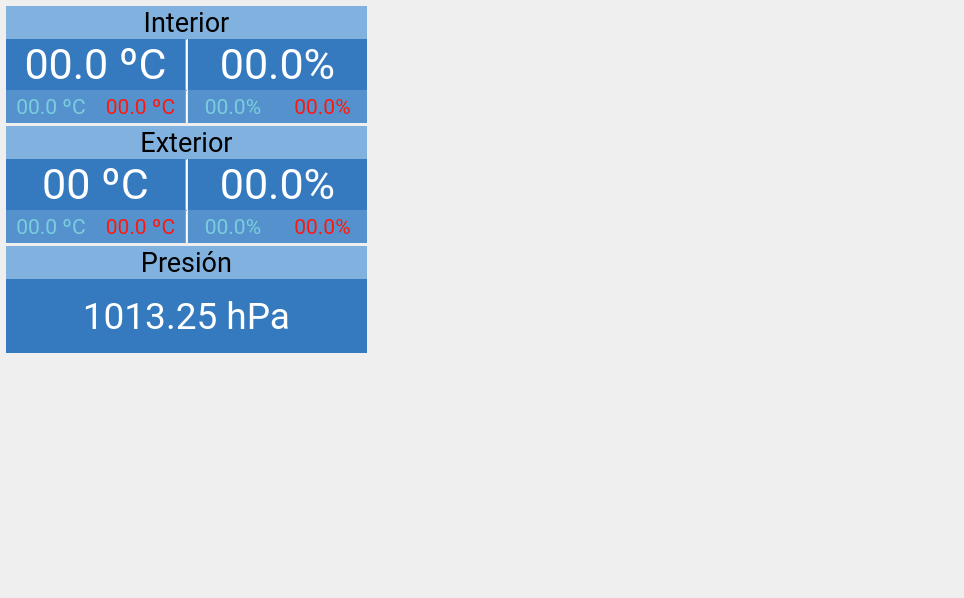
    <widget class="QWidget" name="tab_measurements">
     <attribute name="icon">
      <iconset resource="interface.qrc">
       <normaloff>:/tabs/images/termometro-v.png</normaloff>:/tabs/images/termometro-v.png</iconset>
     </attribute>
     <attribute name="title">
      <string>Medición</string>
     </attribute>
     <widget class="QWidget" name="summary" native="true">
      <property name="geometry">
       <rect>
        <x>5</x>
        <y>5</y>
        <width>363</width>
        <height>348</height>
       </rect>
      </property>
      <property name="styleSheet">
       <string notr="true"/>
      </property>
      <widget class="QWidget" name="verticalLayoutWidget_2">
       <property name="geometry">
        <rect>
         <x>1</x>
         <y>1</y>
         <width>361</width>
         <height>347</height>
        </rect>
       </property>
       <layout class="QVBoxLayout" name="vl_summary">
        <property name="spacing">
         <number>3</number>
        </property>
        <item>
         <layout class="QVBoxLayout" name="vl_interior">
          <property name="spacing">
           <number>0</number>
          </property>
          <item>
           <widget class="QLabel" name="interior_label">
            <property name="sizePolicy">
             <sizepolicy hsizetype="Preferred" vsizetype="Preferred">
              <horstretch>0</horstretch>
              <verstretch>0</verstretch>
             </sizepolicy>
            </property>
            <property name="maximumSize">
             <size>
              <width>16777215</width>
              <height>16777215</height>
             </size>
            </property>
            <property name="font">
             <font>
              <family>Roboto</family>
              <pointsize>20</pointsize>
             </font>
            </property>
            <property name="styleSheet">
             <string notr="true">background-color: rgb(129, 177, 223); color: rgb(0, 0, 0)</string>
            </property>
            <property name="text">
             <string>Interior</string>
            </property>
            <property name="alignment">
             <set>Qt::AlignCenter</set>
            </property>
           </widget>
          </item>
          <item>
           <layout class="QHBoxLayout" name="hl_interior_current">
            <property name="spacing">
             <number>0</number>
            </property>
            <item>
             <widget class="QLabel" name="interior_temp">
              <property name="sizePolicy">
               <sizepolicy hsizetype="Preferred" vsizetype="Preferred">
                <horstretch>0</horstretch>
                <verstretch>0</verstretch>
               </sizepolicy>
              </property>
              <property name="minimumSize">
               <size>
                <width>0</width>
                <height>0</height>
               </size>
              </property>
              <property name="maximumSize">
               <size>
                <width>16777215</width>
                <height>16777215</height>
               </size>
              </property>
              <property name="font">
               <font>
                <family>Roboto</family>
                <pointsize>32</pointsize>
               </font>
              </property>
              <property name="styleSheet">
               <string notr="true">background-color: rgb(53, 122, 190); color: rgb(255, 255, 255)</string>
              </property>
              <property name="text">
               <string>00.0 ºC</string>
              </property>
              <property name="alignment">
               <set>Qt::AlignCenter</set>
              </property>
             </widget>
            </item>
            <item>
             <widget class="Line" name="interior_separator_0">
              <property name="orientation">
               <enum>Qt::Vertical</enum>
              </property>
             </widget>
            </item>
            <item>
             <widget class="QLabel" name="interior_humidity">
              <property name="sizePolicy">
               <sizepolicy hsizetype="Preferred" vsizetype="Preferred">
                <horstretch>0</horstretch>
                <verstretch>0</verstretch>
               </sizepolicy>
              </property>
              <property name="minimumSize">
               <size>
                <width>0</width>
                <height>0</height>
               </size>
              </property>
              <property name="maximumSize">
               <size>
                <width>16777215</width>
                <height>16777215</height>
               </size>
              </property>
              <property name="font">
               <font>
                <family>Roboto</family>
                <pointsize>32</pointsize>
               </font>
              </property>
              <property name="styleSheet">
               <string notr="true">background-color: rgb(53, 122, 190); color: rgb(255, 255, 255)</string>
              </property>
              <property name="text">
               <string>00.0%</string>
              </property>
              <property name="alignment">
               <set>Qt::AlignCenter</set>
              </property>
             </widget>
            </item>
           </layout>
          </item>
          <item>
           <layout class="QHBoxLayout" name="hl_interior_maxmin">
            <property name="spacing">
             <number>0</number>
            </property>
            <item>
             <layout class="QHBoxLayout" name="hl_interior_maxmin_temp">
              <property name="spacing">
               <number>0</number>
              </property>
              <item>
               <widget class="QLabel" name="interior_min_temp">
                <property name="minimumSize">
                 <size>
                  <width>0</width>
                  <height>33</height>
                 </size>
                </property>
                <property name="font">
                 <font>
                  <family>Roboto</family>
                  <pointsize>16</pointsize>
                 </font>
                </property>
                <property name="styleSheet">
                 <string notr="true">background-color: rgb(85, 146, 205); color: rgb(122, 205, 220)</string>
                </property>
                <property name="text">
                 <string>00.0 ºC</string>
                </property>
                <property name="alignment">
                 <set>Qt::AlignCenter</set>
                </property>
               </widget>
              </item>
              <item>
               <widget class="QLabel" name="interior_max_temp">
                <property name="minimumSize">
                 <size>
                  <width>0</width>
                  <height>33</height>
                 </size>
                </property>
                <property name="font">
                 <font>
                  <family>Roboto</family>
                  <pointsize>16</pointsize>
                 </font>
                </property>
                <property name="styleSheet">
                 <string notr="true">background-color: rgb(85, 146, 205); ; color: rgb(255, 23, 11)</string>
                </property>
                <property name="text">
                 <string>00.0 ºC</string>
                </property>
                <property name="alignment">
                 <set>Qt::AlignCenter</set>
                </property>
               </widget>
              </item>
             </layout>
            </item>
            <item>
             <widget class="Line" name="interior_separator_1">
              <property name="orientation">
               <enum>Qt::Vertical</enum>
              </property>
             </widget>
            </item>
            <item>
             <layout class="QHBoxLayout" name="hl_interior_maxmin_hum">
              <property name="spacing">
               <number>0</number>
              </property>
              <item>
               <widget class="QLabel" name="interior_min_hum">
                <property name="minimumSize">
                 <size>
                  <width>0</width>
                  <height>33</height>
                 </size>
                </property>
                <property name="font">
                 <font>
                  <family>Roboto</family>
                  <pointsize>16</pointsize>
                 </font>
                </property>
                <property name="styleSheet">
                 <string notr="true">background-color: rgb(85, 146, 205); color: rgb(122, 205, 220)</string>
                </property>
                <property name="text">
                 <string>00.0%</string>
                </property>
                <property name="alignment">
                 <set>Qt::AlignCenter</set>
                </property>
               </widget>
              </item>
              <item>
               <widget class="QLabel" name="interior_max_hum">
                <property name="minimumSize">
                 <size>
                  <width>0</width>
                  <height>33</height>
                 </size>
                </property>
                <property name="font">
                 <font>
                  <family>Roboto</family>
                  <pointsize>16</pointsize>
                 </font>
                </property>
                <property name="styleSheet">
                 <string notr="true">background-color: rgb(85, 146, 205); ; color: rgb(255, 23, 11)</string>
                </property>
                <property name="text">
                 <string>00.0%</string>
                </property>
                <property name="alignment">
                 <set>Qt::AlignCenter</set>
                </property>
               </widget>
              </item>
             </layout>
            </item>
           </layout>
          </item>
         </layout>
        </item>
        <item>
         <layout class="QVBoxLayout" name="vl_exterior">
          <property name="spacing">
           <number>0</number>
          </property>
          <item>
           <widget class="QLabel" name="exterior_label">
            <property name="sizePolicy">
             <sizepolicy hsizetype="Preferred" vsizetype="Preferred">
              <horstretch>0</horstretch>
              <verstretch>0</verstretch>
             </sizepolicy>
            </property>
            <property name="maximumSize">
             <size>
              <width>16777215</width>
              <height>16777215</height>
             </size>
            </property>
            <property name="font">
             <font>
              <family>Roboto</family>
              <pointsize>20</pointsize>
             </font>
            </property>
            <property name="styleSheet">
             <string notr="true">background-color: rgb(129, 177, 223); color: rgb(0, 0, 0)</string>
            </property>
            <property name="text">
             <string>Exterior</string>
            </property>
            <property name="alignment">
             <set>Qt::AlignCenter</set>
            </property>
           </widget>
          </item>
          <item>
           <layout class="QHBoxLayout" name="hl_exterior_current">
            <property name="spacing">
             <number>0</number>
            </property>
            <item>
             <widget class="QLabel" name="exterior_temp">
              <property name="font">
               <font>
                <family>Roboto</family>
                <pointsize>32</pointsize>
               </font>
              </property>
              <property name="styleSheet">
               <string notr="true">background-color: rgb(53, 122, 190); color: rgb(255, 255, 255)</string>
              </property>
              <property name="text">
               <string>00 ºC</string>
              </property>
              <property name="alignment">
               <set>Qt::AlignCenter</set>
              </property>
             </widget>
            </item>
            <item>
             <widget class="Line" name="exterior_separator_0">
              <property name="orientation">
               <enum>Qt::Vertical</enum>
              </property>
             </widget>
            </item>
            <item>
             <widget class="QLabel" name="exterior_humidity">
              <property name="font">
               <font>
                <family>Roboto</family>
                <pointsize>32</pointsize>
               </font>
              </property>
              <property name="styleSheet">
               <string notr="true">background-color: rgb(53, 122, 190); color: rgb(255, 255, 255)</string>
              </property>
              <property name="text">
               <string>00.0%</string>
              </property>
              <property name="alignment">
               <set>Qt::AlignCenter</set>
              </property>
             </widget>
            </item>
           </layout>
          </item>
          <item>
           <layout class="QHBoxLayout" name="hl_exterior_maxmin">
            <property name="spacing">
             <number>0</number>
            </property>
            <item>
             <layout class="QHBoxLayout" name="hl_exterior_maxmin_temp">
              <property name="spacing">
               <number>0</number>
              </property>
              <item>
               <widget class="QLabel" name="exterior_min_temp">
                <property name="minimumSize">
                 <size>
                  <width>0</width>
                  <height>25</height>
                 </size>
                </property>
                <property name="font">
                 <font>
                  <family>Roboto</family>
                  <pointsize>16</pointsize>
                 </font>
                </property>
                <property name="styleSheet">
                 <string notr="true">background-color: rgb(85, 146, 205); color: rgb(122, 205, 220)</string>
                </property>
                <property name="text">
                 <string>00.0 ºC</string>
                </property>
                <property name="alignment">
                 <set>Qt::AlignCenter</set>
                </property>
               </widget>
              </item>
              <item>
               <widget class="QLabel" name="exterior_max_temp">
                <property name="minimumSize">
                 <size>
                  <width>0</width>
                  <height>33</height>
                 </size>
                </property>
                <property name="font">
                 <font>
                  <family>Roboto</family>
                  <pointsize>16</pointsize>
                 </font>
                </property>
                <property name="styleSheet">
                 <string notr="true">background-color: rgb(85, 146, 205); ; color: rgb(255, 23, 11)</string>
                </property>
                <property name="text">
                 <string>00.0 ºC</string>
                </property>
                <property name="alignment">
                 <set>Qt::AlignCenter</set>
                </property>
               </widget>
              </item>
             </layout>
            </item>
            <item>
             <widget class="Line" name="exterior_separator_1">
              <property name="orientation">
               <enum>Qt::Vertical</enum>
              </property>
             </widget>
            </item>
            <item>
             <layout class="QHBoxLayout" name="hl_exterior_maxmin_hum">
              <property name="spacing">
               <number>0</number>
              </property>
              <item>
               <widget class="QLabel" name="exterior_min_hum">
                <property name="minimumSize">
                 <size>
                  <width>0</width>
                  <height>25</height>
                 </size>
                </property>
                <property name="font">
                 <font>
                  <family>Roboto</family>
                  <pointsize>16</pointsize>
                 </font>
                </property>
                <property name="styleSheet">
                 <string notr="true">background-color: rgb(85, 146, 205); color: rgb(122, 205, 220)</string>
                </property>
                <property name="text">
                 <string>00.0%</string>
                </property>
                <property name="alignment">
                 <set>Qt::AlignCenter</set>
                </property>
               </widget>
              </item>
              <item>
               <widget class="QLabel" name="exterior_max_hum">
                <property name="minimumSize">
                 <size>
                  <width>0</width>
                  <height>33</height>
                 </size>
                </property>
                <property name="font">
                 <font>
                  <family>Roboto</family>
                  <pointsize>16</pointsize>
                 </font>
                </property>
                <property name="styleSheet">
                 <string notr="true">background-color: rgb(85, 146, 205); ; color: rgb(255, 23, 11)</string>
                </property>
                <property name="text">
                 <string>00.0%</string>
                </property>
                <property name="alignment">
                 <set>Qt::AlignCenter</set>
                </property>
               </widget>
              </item>
             </layout>
            </item>
           </layout>
          </item>
         </layout>
        </item>
        <item>
         <layout class="QVBoxLayout" name="vl_pressure">
          <property name="spacing">
           <number>0</number>
          </property>
          <item>
           <widget class="QLabel" name="pressure_label">
            <property name="sizePolicy">
             <sizepolicy hsizetype="Preferred" vsizetype="Preferred">
              <horstretch>0</horstretch>
              <verstretch>0</verstretch>
             </sizepolicy>
            </property>
            <property name="maximumSize">
             <size>
              <width>16777215</width>
              <height>16777215</height>
             </size>
            </property>
            <property name="font">
             <font>
              <family>Roboto</family>
              <pointsize>20</pointsize>
             </font>
            </property>
            <property name="styleSheet">
             <string notr="true">background-color: rgb(129, 177, 223); color: rgb(0, 0, 0)</string>
            </property>
            <property name="text">
             <string>Presión</string>
            </property>
            <property name="alignment">
             <set>Qt::AlignCenter</set>
            </property>
           </widget>
          </item>
          <item>
           <layout class="QHBoxLayout" name="hl_pressure">
            <property name="spacing">
             <number>0</number>
            </property>
            <item>
             <widget class="QLabel" name="pressure">
              <property name="sizePolicy">
               <sizepolicy hsizetype="Preferred" vsizetype="Expanding">
                <horstretch>0</horstretch>
                <verstretch>0</verstretch>
               </sizepolicy>
              </property>
              <property name="minimumSize">
               <size>
                <width>270</width>
                <height>0</height>
               </size>
              </property>
              <property name="font">
               <font>
                <family>Roboto</family>
                <pointsize>28</pointsize>
               </font>
              </property>
              <property name="styleSheet">
               <string notr="true">background-color: rgb(53, 122, 190); color: rgb(255, 255, 255)</string>
              </property>
              <property name="text">
               <string>1013.25 hPa</string>
              </property>
              <property name="alignment">
               <set>Qt::AlignCenter</set>
              </property>
             </widget>
            </item>
           </layout>
          </item>
         </layout>
        </item>
       </layout>
      </widget>
     </widget>
     <widget class="MplWidget" name="pressure_graph" native="true">
      <property name="geometry">
       <rect>
        <x>5</x>
        <y>358</y>
        <width>363</width>
        <height>231</height>
       </rect>
      </property>
     </widget>
     <widget class="MplWidget" name="temperature_graph" native="true">
      <property name="geometry">
       <rect>
        <x>373</x>
        <y>5</y>
        <width>582</width>
        <height>348</height>
       </rect>
      </property>
     </widget>
     <widget class="MplWidget" name="humidity_graph" native="true">
      <property name="geometry">
       <rect>
        <x>373</x>
        <y>358</y>
        <width>582</width>
        <height>231</height>
       </rect>
      </property>
     </widget>
    </widget>
